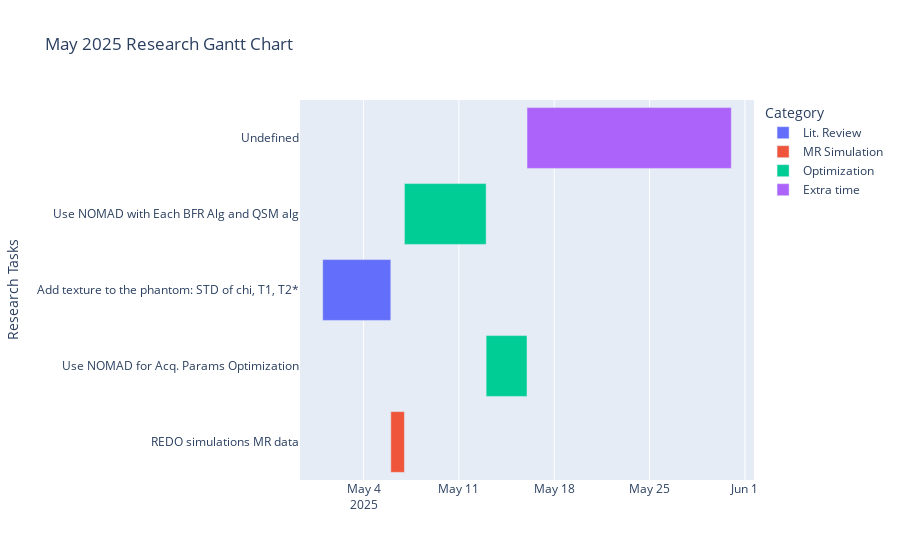

Notebook code cell kept with this figure:
### Markdown cell above
# <span style="color:#FFEE58"> May </span>

### Code cell
import plotly.graph_objects as go
# Define tasks and timelines
tasks = [
    {"Task": "Add texture to the phantom: STD of chi, T1, T2*", "Start": "2025-05-01", "End": "2025-05-06", "Category": "Lit. Review"},
    {"Task": "REDO simulations MR data", "Start": "2025-05-06", "End": "2025-05-07", "Category": "MR Simulation"},
    {"Task": "Use NOMAD with Each BFR Alg and QSM alg", "Start": "2025-05-07", "End": "2025-05-13", "Category": "Optimization"},
    {"Task": "Use NOMAD for Acq. Params Optimization", "Start": "2025-05-13", "End": "2025-05-16", "Category": "Optimization", "Dependency": "Task 1"},
    {"Task": "Undefined", "Start": "2025-05-16", "End": "2025-05-31", "Category": "Extra time", "Opacity": 0.7},  # Semi-transparent for differentiation
]

# Convert to DataFrame
df = pd.DataFrame(tasks)

color_map = {
    "Lit. Review": "blue",
    "MR Simulation": "green",
    "Optimization": "orange",
    "Extra time": "gray"
}

# Create Gantt Chart
fig = px.timeline(df, x_start="Start", x_end="End", y="Task", color="Category",
                  title="May 2025 Research Gantt Chart",
                  labels={"Task": "Research Tasks", "Start": "Start Date", "End": "End Date"})
fig.update_yaxes(categoryorder="total ascending")
fig.show()

fig = go.Figure()

### Figure 1 — Plotly figure (JSON) as saved in the notebook; plotly's stock layout.template omitted (floating-point values rounded to 4 significant figures)
{"data": [{"alignmentgroup": "True", "base": ["2025-05-01"], "hovertemplate": "Category=Lit. Review<br>Start Date=%{base}<br>End Date=%{x}<br>Research Tasks=%{y}<extra></extra>", "legendgroup": "Lit. Review", "marker": {"color": "#636efa", "pattern": {"shape": ""}}, "name": "Lit. Review", "offsetgroup": "Lit. Review", "orientation": "h", "showlegend": true, "textposition": "auto", "type": "bar", "x": [432000000], "xaxis": "x", "y": ["Add texture to the phantom: STD of chi, T1, T2*"], "yaxis": "y"}, {"alignmentgroup": "True", "base": ["2025-05-06"], "hovertemplate": "Category=MR Simulation<br>Start Date=%{base}<br>End Date=%{x}<br>Research Tasks=%{y}<extra></extra>", "legendgroup": "MR Simulation", "marker": {"color": "#EF553B", "pattern": {"shape": ""}}, "name": "MR Simulation", "offsetgroup": "MR Simulation", "orientation": "h", "showlegend": true, "textposition": "auto", "type": "bar", "x": [86400000], "xaxis": "x", "y": ["REDO simulations MR data"], "yaxis": "y"}, {"alignmentgroup": "True", "base": ["2025-05-07", "2025-05-13"], "hovertemplate": "Category=Optimization<br>Start Date=%{base}<br>End Date=%{x}<br>Research Tasks=%{y}<extra></extra>", "legendgroup": "Optimization", "marker": {"color": "#00cc96", "pattern": {"shape": ""}}, "name": "Optimization", "offsetgroup": "Optimization", "orientation": "h", "showlegend": true, "textposition": "auto", "type": "bar", "x": [518400000, 259200000], "xaxis": "x", "y": ["Use NOMAD with Each BFR Alg and QSM alg", "Use NOMAD for Acq. Params Optimization"], "yaxis": "y"}, {"alignmentgroup": "True", "base": ["2025-05-16"], "hovertemplate": "Category=Extra time<br>Start Date=%{base}<br>End Date=%{x}<br>Research Tasks=%{y}<extra></extra>", "legendgroup": "Extra time", "marker": {"color": "#ab63fa", "pattern": {"shape": ""}}, "name": "Extra time", "offsetgroup": "Extra time", "orientation": "h", "showlegend": true, "textposition": "auto", "type": "bar", "x": [1296000000], "xaxis": "x", "y": ["Undefined"], "yaxis": "y"}], "layout": {"barmode": "overlay", "legend": {"title": {"text": "Category"}, "tracegroupgap": 0}, "title": {"text": "May 2025 Research Gantt Chart"}, "xaxis": {"anchor": "y", "domain": [0, 1], "type": "date"}, "yaxis": {"anchor": "x", "categoryorder": "total ascending", "domain": [0, 1], "title": {"text": "Research Tasks"}}}}
